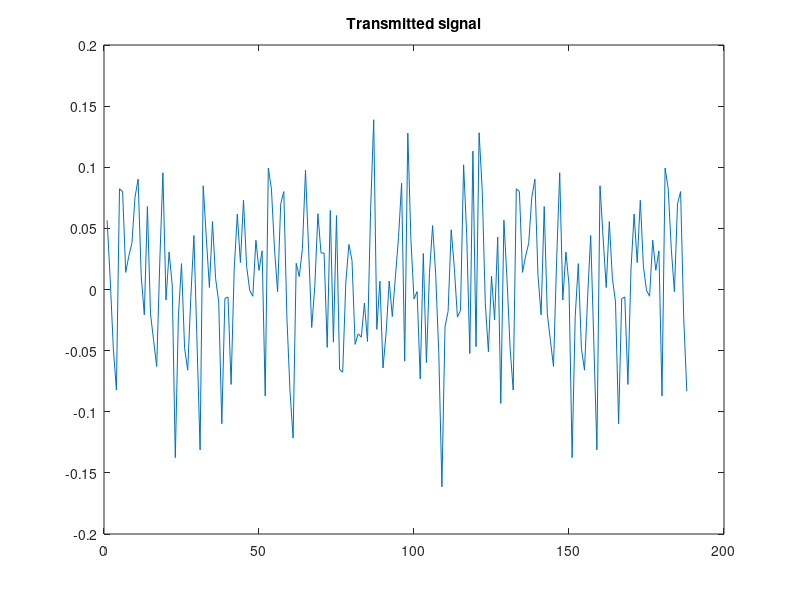

Write MATLAB code to recreate this figure.
function [z,OFDM,bits,symbols] = transmitter()

%Transmitter file

%% Parameters
N = 128;
m= 2;
M=60; %Length of the cyclic prefix
QPSK = [1+1i; 1-1i; -1+1i; -1-1i]./sqrt(2);

%% Script
bits = randsrc(1,2*N,[1 0]); %Random source of bits (length 2*N).

GroupBits = buffer(bits,m)'; %Here we group the bits 2 and 2.

codeword = bi2de(GroupBits,'left-msb')+1; %Assign each "group" to a decimal.

symbols = QPSK(codeword); %Each number is assigned to our constellation.


OFDM = ifft(symbols); %We apply inverse-fft on our symbols (OFDM).

Prefix = OFDM((end-M+1):end); %Cyclic prefix: Gimics a infinite time-signal
       length(Prefix)                    %and works as a guard intervall.

z = [Prefix;OFDM]; % adds the prefix to the signal.

%z =real(z);
% z= z./max(z);
figure(1)
plot(real(z))
title('Transmitted signal')
end

